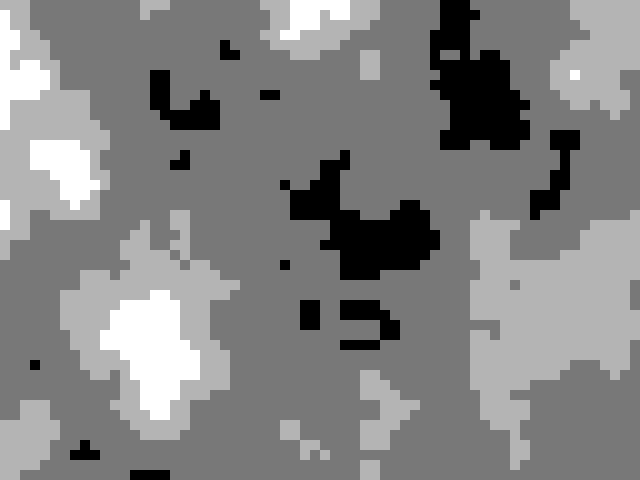
Frame 1 (no input)
Frame 60 (the mouse pressed at the canvas centre just before this capture): identical to frame 1, image omitted
Frame 120 (the mouse held since frame 60 and released just before this capture): identical to frame 1, image omitted

The Processing sketch that drew this single still picture (run headless with seeded random() and noise(); from frame 60 on, the mouse is pressed at the canvas centre):

// Processing sketch: noise2_processing
// ── noise2_processing.pde
/*
NOISE EXAMPLE 2
ISOLATING NOISE RANGES

here instead of mapping our 0-1 noise value to 0-255,
we're setting hardcoded values based on noise ranges, 
and using those set values to draw rectangles.
0-0.4 = 0
0.4-0.65 = 120
0.65-0.85 = 180
0.85-1.0 = 255

we could use the same process to set values not related to color.
this might be a reason we don't want a gradient.
for example we could set "land types" based on noise ranges.

this is the purpose of the other 2D array of strings. (lands)
try uncommenting the lines using it, and adding additional ranges and types.

also notice we've moved the noise claculation to setup() only. 
in an example like this, where we use noise to generate "land", 
we wouldn't want it running every frame in the draw loop, we'd want it to only create the world once.
*/

int[][] grid;   
//String[][] lands;
int cellsize = 10;

void setup() {
  size(640, 480);
  grid = new int[width/cellsize][height/cellsize];
  //lands = new String[width/cellsize][height/cellsize];
  //noiseSeed(0);
  
  background(0);
  noiseDetail(4, 0.7);  
  float increment = 0.06; 
  
  float xoff = 0.0;   //start counting in our "noise map" at x: 0
  for (int x = 0; x < width/cellsize; x++) {
    xoff += increment;
    float yoff = 0.0;   // For every xoff, start yoff at 0
    for (int y = 0; y < height/cellsize; y++) {
      yoff += increment;
      float noiseVal = noise(xoff, yoff);
      if (noiseVal < 0.4) {
        grid[x][y] = 0;
        //lands[x][y] = "ocean";
      } else if (noiseVal >= 0.4 && noiseVal < 0.65) {
        grid[x][y] = 120;
        //lands[x][y] = "plains";
      } else if (noiseVal >= 0.65 && noiseVal < 0.85) {
        grid[x][y] = 180;
        //lands[x][y] = "hills";
      } else if (noiseVal >= 0.85) {
        grid[x][y] = 255;
        //lands[x][y] = "mountains";
      } 
    }
  }
  
}

void draw() {
  background(0);
  for (int i = 0; i < height/cellsize; i++) {
    for (int j = 0; j < width/cellsize; j++) {
      fill(grid[j][i]);
      noStroke();
      rect(j*cellsize, i*cellsize, cellsize, cellsize);
      
      //draw text instead of a rectangle, using the lands string to choose which one.
      //make sure to comment out the rect-drawing line above first.
      //if (lands[j][i].equals("ocean")) {
      //  fill(0,0,255);
      //  text('~', j*cellsize, i*cellsize);
      //} else if (lands[j][i].equals("plains")) {
      //  fill(0,255,0);
      //  text(',', j*cellsize, i*cellsize);
      //} else if (lands[j][i].equals("hills")) {
      //  fill(255,255,0);
      //  text('^', j*cellsize, i*cellsize);
      //} else if (lands[j][i]. equals("mountains")) {
      //  fill(100);
      //  text('/', j*cellsize, i*cellsize);
      //}
    }
  }
}
